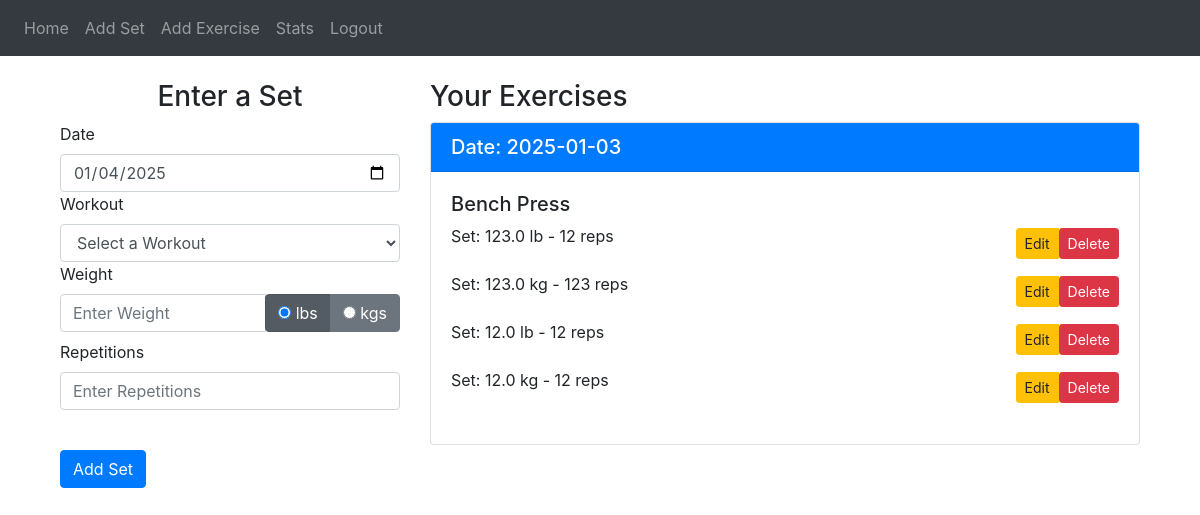
/logData (signed in), run on an earlier commit of the app's database.
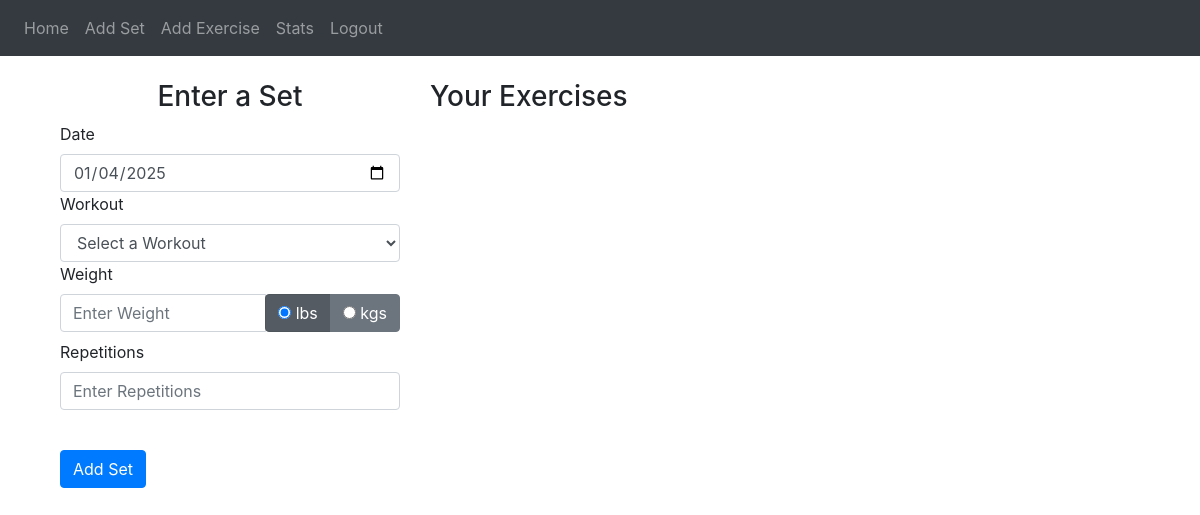
And on a later commit of the database.
### website/models.py (models this page shows)
class Weight(db.Model):
    id = db.Column(db.Integer, primary_key=True)
    exercise_name = db.Column(db.String(200), nullable=False)
    date_worked = db.Column(db.DateTime(timezone="True"), default=func.now())
    weight = db.Column(db.Float, nullable=False)
    units = db.Column(db.Integer, nullable=False)     ## 0 lbs -- 1 kgs --
    reps = db.Column(db.Integer, nullable=False)
    user_id = db.Column(db.Integer, db.ForeignKey('user.id'))

### website/views.py (the view, shortened to what this page needs)
@views.route('/logData', methods=['POST','GET'])   ## decorator
@login_required
def logData():
    workouts = Workout.query.filter_by(user_id=current_user.id).all()
    workout_names = [workout.exercise_name for workout in workouts if workout.exercise_name and workout.exercise_name.strip()]
    setData = Weight.query.filter_by(user_id=current_user.id).all()
    workoutList = []
    for exercise in setData:
        if exercise.exercise_name and exercise.exercise_name.strip():
            formatted_date = exercise.date_worked.strftime('%Y-%m-%d') if exercise.date_worked else ''
            workoutList.append((formatted_date, exercise.exercise_name, exercise.weight, exercise.reps, exercise.units, exercise.id))
    workoutList.sort(key=lambda x: (x[0], x[1]), reverse=True)  # Sort by date first, then exercise name
    grouped_data = {}
    for dateWorked, exerciseName, weight, reps, units, id in workoutList:
        if dateWorked not in grouped_data:
            grouped_data[dateWorked] = {}
        if exerciseName not in grouped_data[dateWorked]:
            grouped_data[dateWorked][exerciseName] = []
        unitString = "lb" if units == 0 else "kg"
        setId = id
        grouped_data[dateWorked][exerciseName].append((weight, reps, unitString, setId))
    return render_template('addSet.html', user=current_user, todaysDate=date.today(), workout_names=workout_names, grouped_data=grouped_data)

### website/__init__.py (called while the page is built)
def create_app():
    app = Flask(__name__)
    app.config['SECRET_KEY'] = 'gymprogressKey'
    app.config['SQLALCHEMY_DATABASE_URI'] = f'sqlite:///{DB_NAME}'
    db.init_app(app)
    from .views import views
    from .auth import auth
    app.register_blueprint(views, url_prefix='/')
    app.register_blueprint(auth, url_prefix='/')
    from .models import User, Weight, MuscleGroup
    create_database(app)  # Ensure the database is created
    login_manager = LoginManager()
    login_manager.login_view = 'auth.login'
    login_manager.init_app(app)
    @login_manager.user_loader
    def load_user(id):
        return User.query.get(int(id))
    return app

### website/templates/addSet.html (shortened to what this page needs)
{% extends "base.html" %}
{% block content %}
    <div class="container mt-4">
        <div class="row">
            <div class="col-md-4">
                <h3 align="center">Enter a Set</h3>
                <form method="POST">
                    <div class="form-group">
                        <label for="date">Date</label>
                        <input
                            type="date"
                            class="form-control"
                            id="date"
                            name="date"
                            placeholder="Enter date"
                            value="{{ todaysDate }}"
                        />
                        <label for="workout">Workout</label>
                        <select class="form-control" id="workoutName" name="workoutName">
                            <option value="" disabled selected>Select a Workout</option>
                        </select>
                        <label for="weight">Weight</label>
                        <div class="input-group">
                            <input
                                type="number"
                                class="form-control"
                                id="weight"
                                name="weight"
                                placeholder="Enter Weight"
                            />
                            <div class="input-group-append">
                                <div class="btn-group" role="group" aria-label="Weight Units">
                                    <label class="btn btn-secondary active">
                                        <input type="radio" name="weightUnit" value="lbs" checked> lbs
                                    </label>
                                    <label class="btn btn-secondary">
                                        <input type="radio" name="weightUnit" value="kgs"> kgs
                                    </label>
                                </div>
                            </div>
                        </div>
                        <label for="reps">Repetitions</label>
                        <input
                            type="number"
                            class="form-control"
                            id="reps"
                            name="reps"
                            placeholder="Enter Repetitions"
                        />
                    </div>
                    <br />
                    <button type="submit" class="btn btn-primary">Add Set</button>
                </form>
            </div>
            <div class="col-md-8">
                <h3>Your Exercises</h3>
                <div class="scrollable-container">
                    {% for dateWorked, exercises_by_name in grouped_data.items() %}
                        <div class="card mb-3">
                            <div class="card-header bg-primary text-white">
                                <h5 class="mb-0">Date: {{ dateWorked }}</h5>
                            </div>
                            <div class="card-body">
                                {% for exerciseName, sets in exercises_by_name.items() %}
                                    <div class="mb-3">
                                        <h5>{{ exerciseName }}</h5>
                                        {% for set in sets %}
                                            <div class="d-flex justify-content-between align-items-center mb-2">
                                                <p>Set: {{ set[0] }} {{ set[2] }} - {{ set[1] }} reps</p>
                                                <div class="btn-group">
                                                    <a href="{{ url_for('views.edit_set_logPage', set_id=set[3]) }}" class="btn btn-warning btn-sm">
                                                        Edit
                                                    </a>
                                                    <form action="{{ url_for('views.delete_set_logPage', set_id=set[3]) }}" method="POST" style="display:inline;">
                                                        <button type="submit" class="btn btn-danger btn-sm" onclick="return confirm('Are you sure you want to delete this set?')">Delete</button>
                                                    </form>
                                                </div>
                                            </div>
                                        {% endfor %}
                                    </div>
                                {% endfor %}
                            </div>
                        </div>
                    {% endfor %}
                </div>
            </div>
        </div>
    </div>
{% endblock %}

### website/templates/base.html (shortened to what this page needs)
<!DOCTYPE html>
<html>
    <head>
        <link
            rel="stylesheet"
            href="https://stackpath.bootstrapcdn.com/bootstrap/4.4.1/css/bootstrap.min.css"
/>
        <link
            rel="stylesheet"
            href="https://stackpath.bootstrapcdn.com/font-awesome/4.7.0/css/font-awesome.min.css"
        />
        <link rel="stylesheet" href="https://cdnjs.cloudflare.com/ajax/libs/tagify/4.9.1/tagify.min.css">
    </head>
    <body>
        <nav class="navbar navbar-expand-lg navbar-dark bg-dark">
            <div class="collapse navbar-collapse" id ="navbar">
                <div class ="navbar-nav">
                    {% if user.is_authenticated %}
                    <a class="nav-item nav-link" id="home" href="/">Home</a>
                    <a class="nav-item nav-link" id="logData" href="/logData">Add Set</a>
                    <a class="nav-item nav-link" id="workout" href="/createWorkout">Add Exercise</a>
                    <a class="nav-item nav-link" id="dataView" href="/viewData">Stats</a>
                    <a class="nav-item nav-link" id="logout" href="/logout">Logout</a>
                    {% else %}
                    <a class="nav-item nav-link" id="login" href="/login">Login</a>
                    <a class="nav-item nav-link" id="signup" href="/signup">Signup</a>
                    {% endif %}
                </div>
            </div>
        </nav>
        <div class="container">
            {% block content %}
            {% endblock %}
        </div>
    </body>
</html>

What changed in the data, as far as the page shows it:
removed Weight: exercise_name "Bench Press", weight "123.0", set "lb", reps "12"
removed Weight: weight "123.0", set "kg", reps "123", shown under "Bench Press"
removed Weight: weight "12.0", set "lb", reps "12", shown under "Bench Press"
removed Weight: weight "12.0", set "kg", reps "12", shown under "Bench Press"
Also different on the page:
list line gone: "Date: 2025-01-03"
